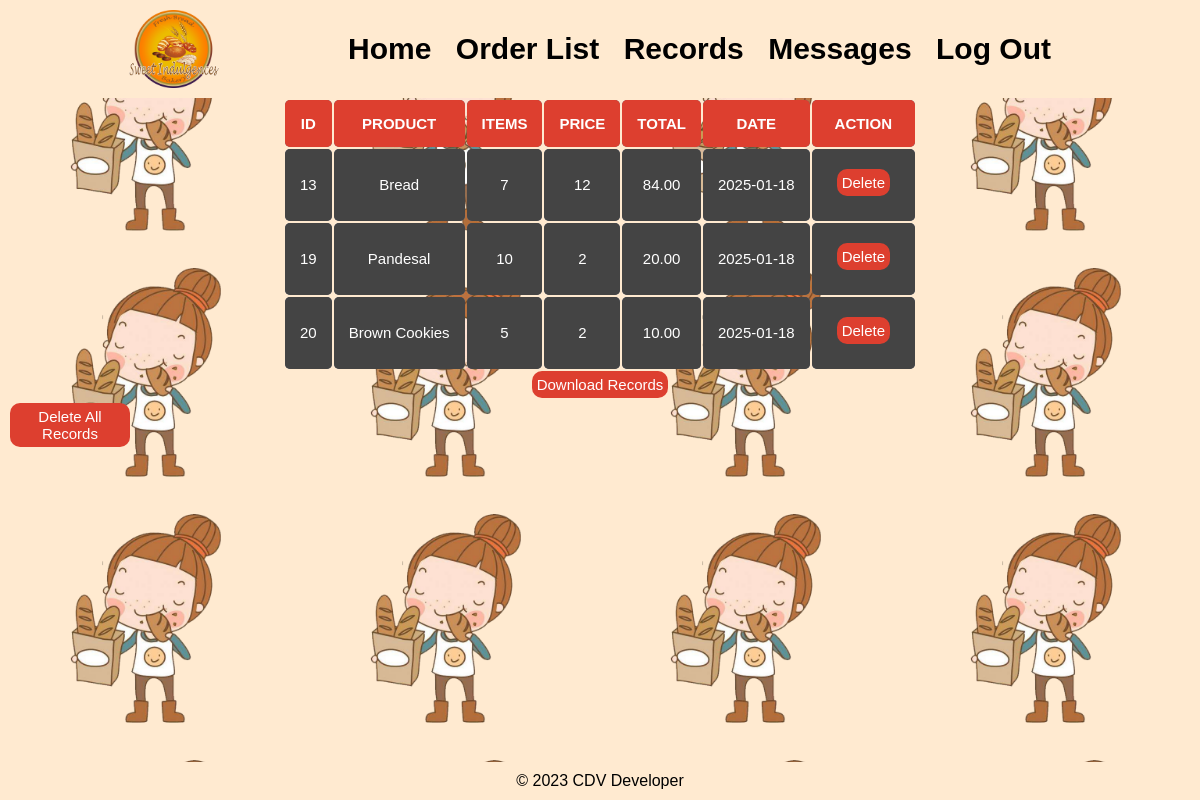
The app's page /Admin/records.php (signed in) with its own data.
### tables this page shows
CREATE TABLE `completed_order` (
  `Id` int(11) NOT NULL,
  `product_name` varchar(50) NOT NULL,
  `price` int(11) NOT NULL,
  `items` int(11) NOT NULL,
  `Date` date NOT NULL DEFAULT current_timestamp()
);

### oop.php (called while the page is built, shortened)
<?php
	class login_page{
		function __construct(){
			$connLog = mysqli_connect(SERVER,USER,PASSWORD,DBNAME2);
			$this->conn = $connLog;
		}
		public function fetch_records(){
			$fetch = mysqli_query($this->conn, "SELECT * FROM completed_order");
			return $fetch;
		}
	}
?>

### Admin/records.php (the view, shortened to what this page needs)
<?php
    include "../oop.php";
    $oop = new login_page();
    $fetch_order = $oop->fetch_records();
?>
<!DOCTYPE html>
<html>
<head>
    <link rel="stylesheet" type="text/css" href="..\style\admin.css">
</head>
<body>
    <header class="nav">
        <img class="logo"style="width: 90px;" src="..\logo\logo.png">
        <nav>
            <ul>
                <li><h1><a href="admin.php">Home</a></li>
                <li><h1><a href="Order.php">Order List</a></li>
                <li><h1><a href="records.php">Records</a></li>
                <li><h1><a href="message.php">Messages</a></li>
                <li><h1><a href="..\logout.php">Log Out</a></li>
            </ul>
        </nav>
    </header>
    <main>
    <section >
            <table>
                <?php
                    if (mysqli_num_rows($fetch_order)<1){
                        echo "<center><h1>NO RECORDS FOUND</h1></center>";
                    }else{
                    echo "<tr>
                            <th>ID</th>
                            <th>PRODUCT</th>
                            <th>ITEMS</th>
                            <th>PRICE</th>
                            <th>TOTAL</th>
                            <th>DATE</th>
                            <th>ACTION</th>
                        </tr";
                    while($row = mysqli_fetch_array($fetch_order)){
                        $id = $row['Id'];
                        $price = $row['price'];
                        $items = $row['items'];
                        $total = $price * $items;
                ?>
                <tr>
                    <td>
                        <?php echo $row['Id']; ?>
                    </td>
                    <td>
                        <?php echo $row['product_name']; ?>
                    </td>
                     <td class="message">
                        <?php echo $row['price']; ?>
                    </td>
                    <td>
                        <?php echo $row['items']; ?>
                    </td>
                    <td>
                        <?php echo number_format($total, 2); ?>
                    </td>
                    <td>
                        <?php echo $row['Date']; ?>
                    </td>
                    <td>
                    <a href="delete_order.php?ID=<?php echo $id ?>" class="add">Delete</a>
                    </td>
                <?php
                    }
                }
                ?>
                </tr>
            </table>
            <form method="POST" enctype="multipart/form-data">
                <button class="add" type="button" onclick="complete()" style="margin: auto;">Download Records</button>
                <a href="deleteall.php"  style="width: 120px;" class="add">Delete All Records</a>
            </form>
    </section>
    </main>
    <footer>
        <p>&copy; 2023 CDV Developer</p>
    </footer>
</body>
</html>

### style/admin.css (style rules this page uses)
* { margin: 0; padding: 0; box-sizing: border-box; }
body { font-family: Arial, sans-serif; min-height: 100vh; display: flex; flex-direction: column; width: 100%; scroll-behavior: smooth; }
.nav { background-color: #FFEAD0; background-size: cover; background-position: center; overflow: hidden; position: relative; }
header { display: flex; justify-content: space-evenly; color: white; padding: 10px 0; align-items: center; }
nav ul { list-style: none; }
nav li { display: inline; margin-right: 20px; }
nav ul li { display: inline-block; margin-right: 20px; }
nav ul li a { text-decoration: none; color: black; font-size: 30px; }
footer { margin-top: auto; width: 100%; background-color: #FFEAD0; color: black; text-align: center; padding: 10px 0; }
.add { background-color: #DD3F2F; border: none; font-size: 15px; padding: 5px; color: #FFFFFF; overflow: hidden; cursor: pointer; border-radius: 10px; text-align: center; margin: 10px 10px; }
.add { display: flex; justify-content: center; margin-top: 5px; }
a.add { text-decoration: none; }

### Admin/records.php (style rules this page uses)
body { background-image: url("../logo/back.png"); background-color: #FFEAD0; background-size: 300px; }
section { margin: auto; }
table,th,td { border-radius: 5px; }
tr th { background-color: #DD3F2F; text-align: center; padding: 15px; max-width: 400px }
tr td { background-color: #444; text-align: center; padding: 15px; max-width: 400px }
.message { max-width: 400px; word-wrap: break-word; }
table { margin: auto; }

### records on screen
completed_order: Id "13", product_name "Bread", price "7", items "12", total "84.00", Date "2025-01-18"
completed_order: Id "19", product_name "Pandesal", price "10", items "2", total "20.00", Date "2025-01-18"
completed_order: Id "20", product_name "Brown Cookies", price "5", items "2", total "10.00", Date "2025-01-18"
